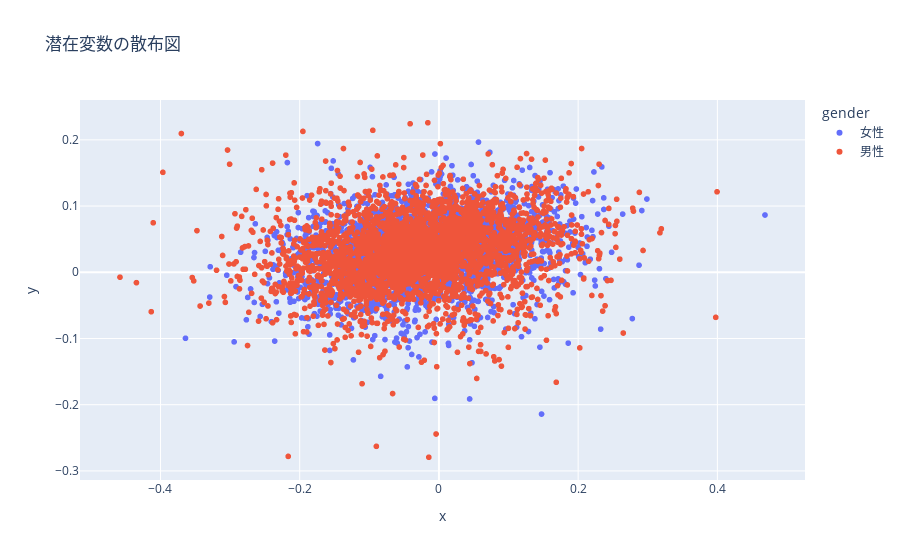

Notebook code cell kept with this figure:
### Code cell
# 潜在変数の可視化
scatter_data = {
    "x": [z[0] for z in latent_variables],
    "y": [z[1] for z in latent_variables],
    "age": ages,
    "gender": genders,
}

fig = px.scatter(
    scatter_data, x='x', y='y', color='gender', text='age',
    hover_data=['age', 'gender'], title='潜在変数の散布図'
)
fig.show()

### Figure 1 — Plotly figure (JSON) as saved in the notebook; plotly's stock layout.template omitted (floating-point values rounded to 4 significant figures; data arrays with more than 128 entries replaced by an {"elided": "..."} marker saying what was removed)
{"data": [{"customdata": {"elided": "3602x2 mixed values"}, "hovertemplate": "gender=%{customdata[1]}<br>x=%{x}<br>y=%{y}<br>age=%{customdata[0]}<extra></extra>", "legendgroup": "女性", "marker": {"color": "#636efa", "symbol": "circle"}, "mode": "markers+text", "name": "女性", "showlegend": true, "text": {"elided": "3602 float values"}, "type": "scattergl", "x": {"elided": "3602 float values"}, "xaxis": "x", "y": {"elided": "3602 float values"}, "yaxis": "y"}, {"customdata": {"elided": "3581x2 mixed values"}, "hovertemplate": "gender=%{customdata[1]}<br>x=%{x}<br>y=%{y}<br>age=%{customdata[0]}<extra></extra>", "legendgroup": "男性", "marker": {"color": "#EF553B", "symbol": "circle"}, "mode": "markers+text", "name": "男性", "showlegend": true, "text": {"elided": "3581 float values"}, "type": "scattergl", "x": {"elided": "3581 float values"}, "xaxis": "x", "y": {"elided": "3581 float values"}, "yaxis": "y"}], "layout": {"legend": {"title": {"text": "gender"}, "tracegroupgap": 0}, "title": {"text": "潜在変数の散布図"}, "xaxis": {"anchor": "y", "domain": [0, 1], "title": {"text": "x"}}, "yaxis": {"anchor": "x", "domain": [0, 1], "title": {"text": "y"}}}}
